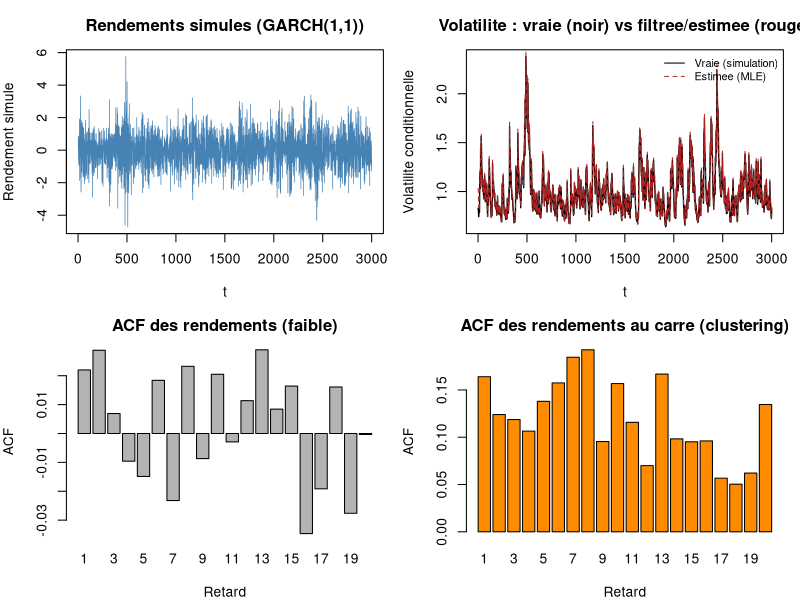

Write R code to recreate this figure.
#!/usr/bin/env Rscript
# ============================================================
# garch.R
# =======
# Modele GARCH(1,1), simule ET estime PAR MAXIMUM DE VRAISEMBLANCE
# implemente a la main (optim() sur la log-vraisemblance gaussienne),
# plutot qu'avec le package `rugarch` (indisponible sans acces a
# CRAN dans cet environnement -- voir README).
#
#   r_t        = sigma_t * z_t,          z_t ~ N(0,1) iid
#   sigma_t^2  = omega + alpha*r_{t-1}^2 + beta*sigma_{t-1}^2
#
# La simulation part de parametres CONNUS, ce qui permet de valider
# l'estimateur en comparant les parametres retrouves aux parametres
# "vrais" -- meme logique de validation que sur tous les projets
# precedents (Monte Carlo, EDP, TSRV, Black-Litterman).
# ============================================================

script_args <- commandArgs(trailingOnly = FALSE)
file_arg <- script_args[grep("^--file=", script_args)]
if (length(file_arg) > 0) {
  script_dir <- dirname(normalizePath(sub("^--file=", "", file_arg[1])))
} else {
  script_dir <- getwd()
}
outputs_dir <- normalizePath(file.path(script_dir, "outputs"), winslash = "/", mustWork = FALSE)

set.seed(42)

# ------------------------------------------------------------
# 1) Simulation d'un processus GARCH(1,1)
# ------------------------------------------------------------
simulate_garch11 <- function(n, omega, alpha, beta, burn_in = 500) {
  n_total <- n + burn_in
  sigma2 <- numeric(n_total)
  r <- numeric(n_total)
  sigma2[1] <- omega / (1 - alpha - beta)   # variance inconditionnelle (point de depart naturel)
  r[1] <- sqrt(sigma2[1]) * rnorm(1)

  for (t in 2:n_total) {
    sigma2[t] <- omega + alpha * r[t - 1]^2 + beta * sigma2[t - 1]
    r[t] <- sqrt(sigma2[t]) * rnorm(1)
  }

  list(r = r[(burn_in + 1):n_total], sigma2 = sigma2[(burn_in + 1):n_total])
}

# ------------------------------------------------------------
# 2) Log-vraisemblance GARCH(1,1) (gaussienne) et estimation
# ------------------------------------------------------------
garch11_negloglik <- function(params, r) {
  omega <- params[1]; alpha <- params[2]; beta <- params[3]
  n <- length(r)

  # Penalite douce si la contrainte de stationnarite (alpha+beta<1)
  # est violee, plutot qu'une contrainte dure : garde optim() stable
  # meme si un pas d'optimisation explore temporairement cette zone.
  if (omega <= 0 || alpha < 0 || beta < 0 || (alpha + beta) >= 0.999) {
    return(1e10)
  }

  sigma2 <- numeric(n)
  sigma2[1] <- var(r)
  for (t in 2:n) {
    sigma2[t] <- omega + alpha * r[t - 1]^2 + beta * sigma2[t - 1]
  }

  loglik <- -0.5 * sum(log(2 * pi) + log(sigma2) + r^2 / sigma2)
  -loglik   # optim() minimise par defaut -> on retourne l'oppose
}

estimate_garch11 <- function(r) {
  start <- c(omega = 0.1 * var(r), alpha = 0.05, beta = 0.85)
  fit <- optim(start, garch11_negloglik, r = r, method = "L-BFGS-B",
               lower = c(1e-8, 0, 0), upper = c(Inf, 0.999, 0.999),
               control = list(maxit = 500))
  list(omega = fit$par[1], alpha = fit$par[2], beta = fit$par[3],
       loglik = -fit$value, convergence = fit$convergence)
}

filtered_sigma2 <- function(r, params) {
  n <- length(r)
  sigma2 <- numeric(n)
  sigma2[1] <- var(r)
  for (t in 2:n) {
    sigma2[t] <- params$omega + params$alpha * r[t - 1]^2 + params$beta * sigma2[t - 1]
  }
  sigma2
}

# ------------------------------------------------------------
# 3) Simulation + estimation + validation
# ------------------------------------------------------------
cat("=======================================================\n")
cat(" GARCH(1,1) -- simulation et estimation par MLE (optim)\n")
cat("=======================================================\n\n")

true_params <- list(omega = 0.05, alpha = 0.10, beta = 0.85)
cat(sprintf("Parametres vrais : omega=%.4f  alpha=%.3f  beta=%.3f  (persistance alpha+beta=%.3f)\n",
            true_params$omega, true_params$alpha, true_params$beta,
            true_params$alpha + true_params$beta))

sim <- simulate_garch11(n = 3000, omega = true_params$omega,
                          alpha = true_params$alpha, beta = true_params$beta)

fit <- estimate_garch11(sim$r)
cat(sprintf("Parametres estimes : omega=%.4f  alpha=%.3f  beta=%.3f  (persistance=%.3f)\n",
            fit$omega, fit$alpha, fit$beta, fit$alpha + fit$beta))
cat(sprintf("Convergence optim() : %s (0 = succes)\n", fit$convergence))
cat(sprintf("Ecart relatif sur alpha+beta (persistance de la volatilite) : %.2f %%\n\n",
            100 * abs((fit$alpha + fit$beta) - (true_params$alpha + true_params$beta)) /
              (true_params$alpha + true_params$beta)))

sigma2_hat <- filtered_sigma2(sim$r, fit)

# ------------------------------------------------------------
# 4) Diagnostics : clustering de volatilite (ACF des rendements au carre)
# ------------------------------------------------------------
# Signature empirique classique de la volatilite conditionnelle :
# les rendements eux-memes ne sont quasi pas autocorreles, mais leurs
# CARRES le sont fortement -- c'est precisement ce qu'un GARCH capture
# et qu'un bruit blanc simple ne capture pas.

acf_returns <- acf(sim$r, plot = FALSE, lag.max = 20)
acf_returns_sq <- acf(sim$r^2, plot = FALSE, lag.max = 20)

# ------------------------------------------------------------
# 5) Graphiques (base R)
# ------------------------------------------------------------
dir.create(outputs_dir, showWarnings = FALSE, recursive = TRUE)
png(file.path(outputs_dir, "garch_diagnostics.png"), width = 1150, height = 900, res = 120)
par(mfrow = c(2, 2), mar = c(4, 4, 3, 1))

plot(sim$r, type = "l", col = "steelblue", lwd = 0.7,
     xlab = "t", ylab = "Rendement simule", main = "Rendements simules (GARCH(1,1))")

plot(sqrt(sim$sigma2), type = "l", col = "black", lwd = 1.3,
     xlab = "t", ylab = "Volatilite conditionnelle",
     main = "Volatilite : vraie (noir) vs filtree/estimee (rouge)")
lines(sqrt(sigma2_hat), col = "firebrick", lwd = 1, lty = 2)
legend("topright", legend = c("Vraie (simulation)", "Estimee (MLE)"),
       col = c("black", "firebrick"), lty = c(1, 2), bty = "n", cex = 0.8)

barplot(acf_returns$acf[-1], names.arg = 1:20, col = "gray70",
        xlab = "Retard", ylab = "ACF", main = "ACF des rendements (faible)")

barplot(acf_returns_sq$acf[-1], names.arg = 1:20, col = "darkorange",
        xlab = "Retard", ylab = "ACF", main = "ACF des rendements au carre (clustering)")

dev.off()
cat(sprintf("Graphique exporte -> %s\n", file.path(outputs_dir, "garch_diagnostics.png")))
